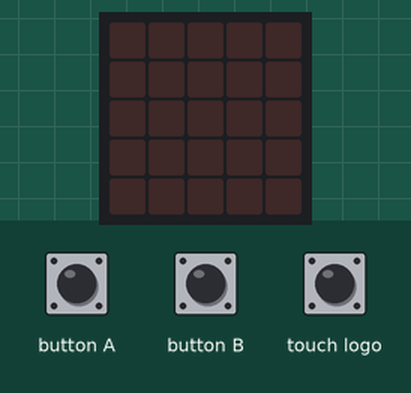
Bench run of a program on a simulated BBC micro:bit (MakeCode). On the bench: the board's 5×5 LED display. The inputs (shaded band) are chosen by the test bench.

Above: at 1.2 s.
1.3 s: button A pressed for 0.15 s
At 2.2 s:
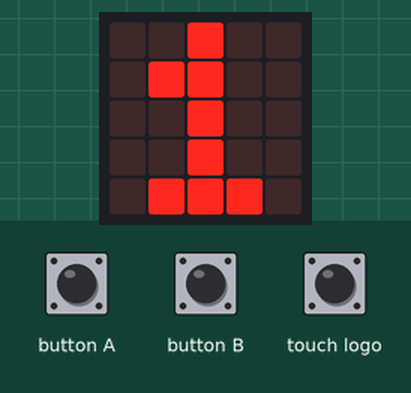
2.9 s: button B pressed for 0.15 s
At 3.4 s:
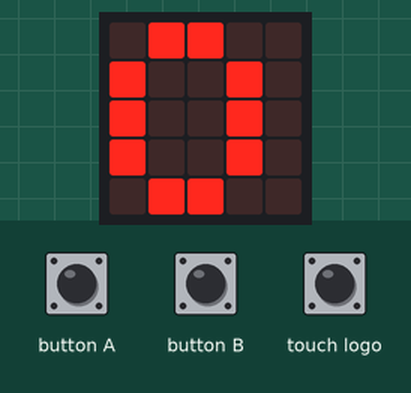
Timing chart, 0 to 5.9 s (numbered marks = the images above; inputs shaded):
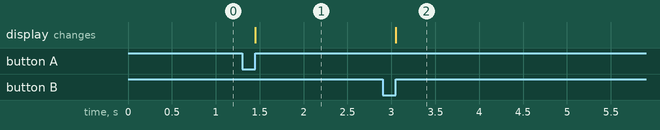

The program:

main.ts
```typescript
let personas_salieron = 0
let contador_personas = 0
input.onLogoEvent(TouchButtonEvent.Pressed, function () {
    basic.showNumber(personas_salieron)
})
input.onButtonPressed(Button.A, function () {
    contador_personas += 0 + 1
    basic.showNumber(contador_personas)
})
input.onButtonPressed(Button.B, function () {
    if (contador_personas < 1) {
        basic.showNumber(0)
    } else {
        contador_personas += 0 - 1
        personas_salieron += 0 + 1
        basic.showNumber(contador_personas)
    }
})
```

test.ts
```typescript
// aquí va el archivo "tests"; esto no se compilará cuando este paquete se utilice como una extensión.
```

Measured:
- after the input at 1.3 s, the display: changes after 0.15 s (image 1)
- after the input at 2.9 s, the display: changes after 0.15 s (image 2)
